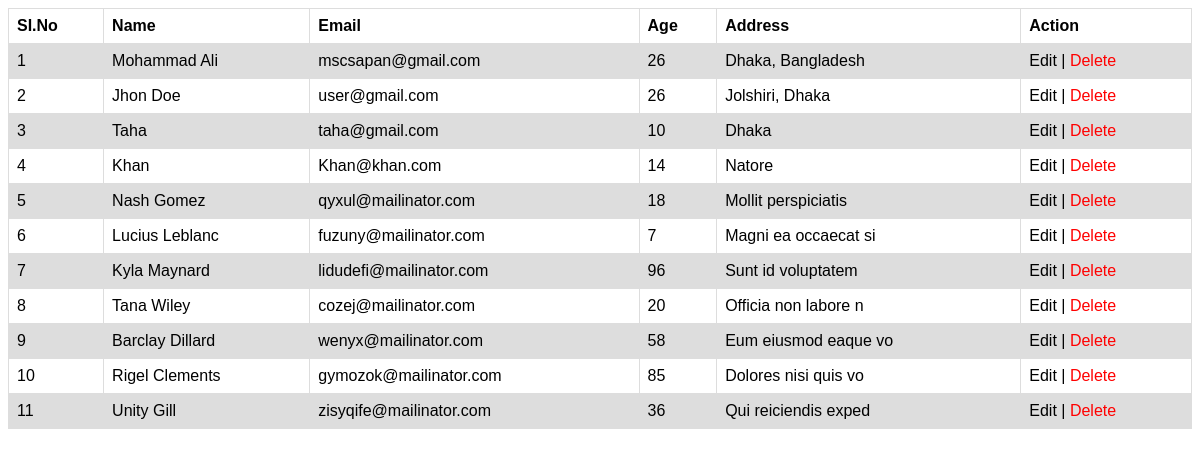
Before: / with the older database file.
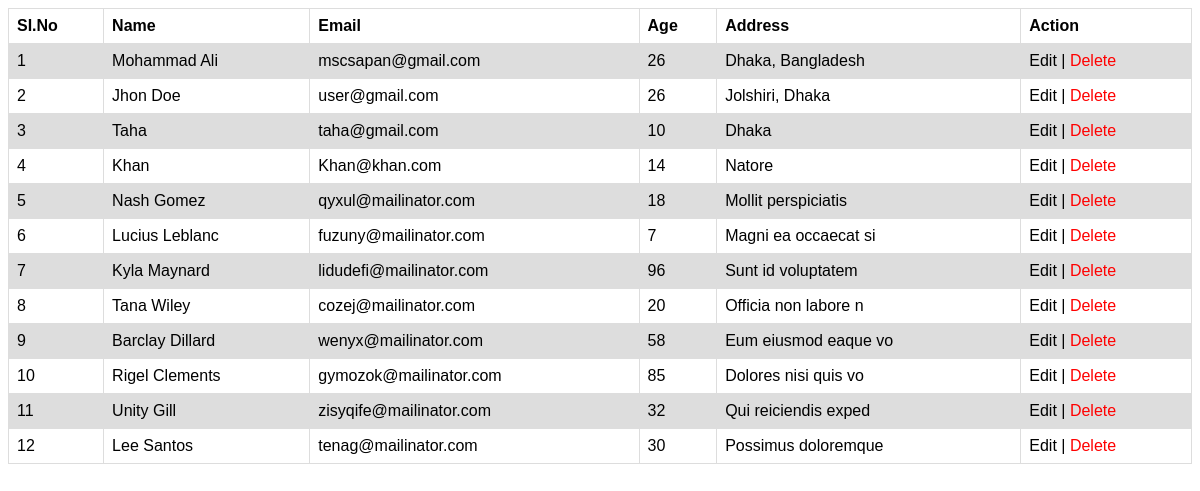
After: the same page with the newer database file.
### my_app/models.py (models this page shows)
class Person(models.Model):
    name = models.CharField(max_length=100)
    email = models.EmailField(unique=True)
    age = models.IntegerField(validators=[MaxValueValidator(999),MinValueValidator(1)])
    address = models.CharField(max_length=100)
    def __str__(self):
        return f"{self.id} - {self.name} - {self.email}"
    class Meta:
        ordering = ['id'] #Ascending

### my_app/views.py (the view)
# urls.py: 2. Add a URL to urlpatterns:  path('', views.home, name='home')
def home(request):
    persons = Person.objects.all()
    return render(request,'home/home.html',context={'infos':persons})

### templates/home/home.html (shortened to what this page needs)
<!DOCTYPE html>
<html lang="en">
<head>
</head>
<body>
    <table>
        <tr>
            <th>SI.No</th>
            <th>Name</th>
            <th>Email</th>
            <th>Age</th>
            <th>Address</th>
            <th>Action</th>
        </tr>
        {% for x in infos %}
        <tr>
            <td>{{ forloop.counter }}</td>
            <td>{{ x.name }}</td>
            <td>{{ x.email }}</td>
            <td>{{ x.age }}</td>
            <td>{{ x.address }}</td>
            <td><a style="color: black;" href="{% url 'edit-person' x.id %}">Edit</a> | <a
                    href="{% url 'delete-person' x.id %}">Delete</a>
            </td>
        </tr>
        {% endfor %}
    </table>
</body>
</html>

### templates/home/home.html (style rules this page uses)
table { font-family: arial, sans-serif; border-collapse: collapse; width: 100%; }
td, th { border: 1px solid #dddddd; text-align: left; padding: 8px; }
tr:nth-child(even) { background-color: #dddddd; }
a { text-decoration: none; color: red; }

Changed rows visible on the page:
changed Person "Unity Gill": age "36" → "32"
added Person: name "Lee Santos", email "tenag@mailinator.com", age "30", address "Possimus doloremque"
